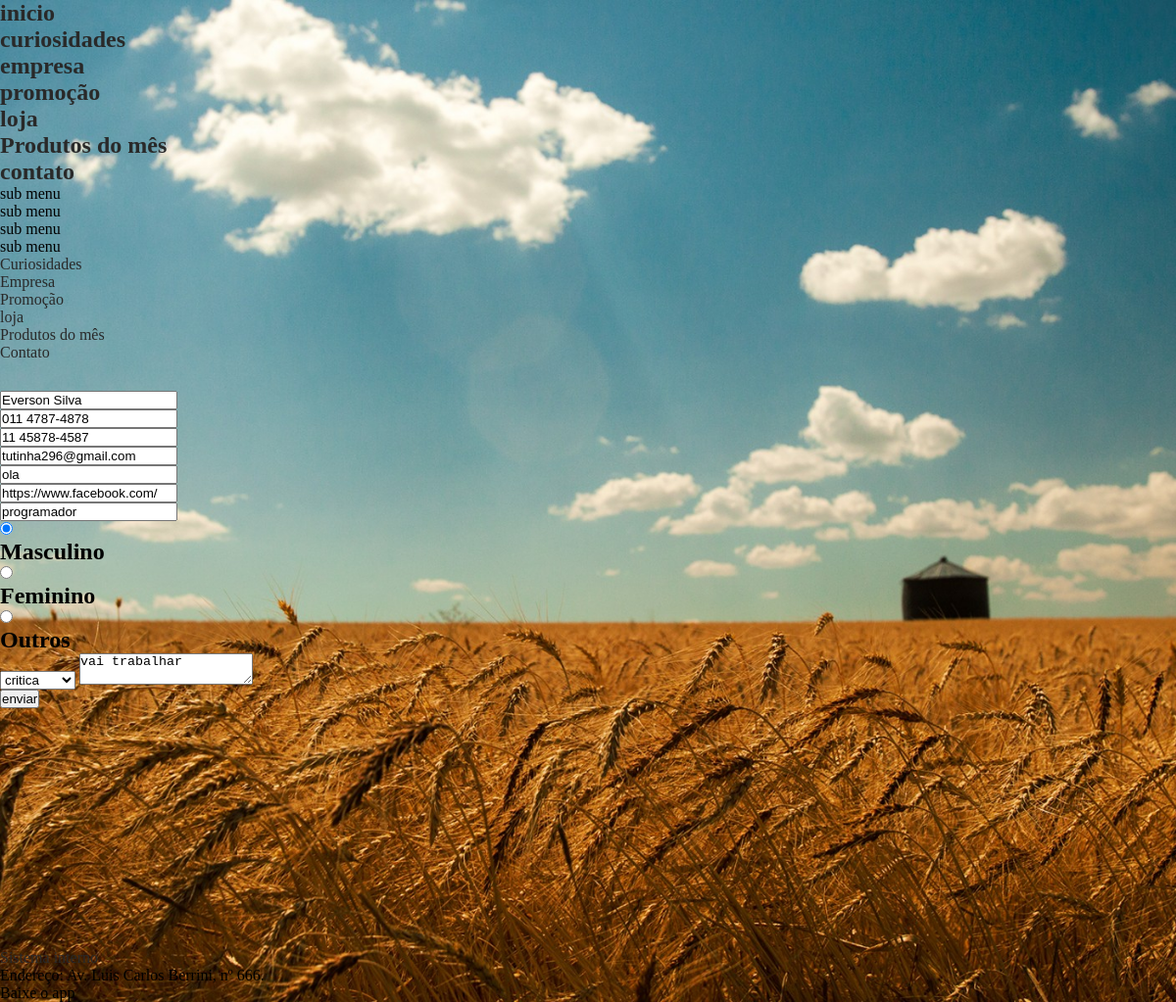
Page /contato.php?modo=editarContato&id=10 (signed in) on the committed database.
### tables this page shows
CREATE TABLE `tblcontatos` (
  `idContatos` int(11) NOT NULL AUTO_INCREMENT,
  `nome` varchar(100) NOT NULL,
  `telefone` varchar(17) NOT NULL,
  `celular` varchar(17) NOT NULL,
  `email` varchar(100) NOT NULL,
  `homePage` varchar(150) DEFAULT NULL,
  `facebook` varchar(100) DEFAULT NULL,
  `idSugestaoCritica` int(11) NOT NULL,
  `profissao` varchar(50) DEFAULT NULL,
  `sexo` varchar(1) DEFAULT NULL,
  `obs` text,
  PRIMARY KEY (`idContatos`),
  KEY `Fk_sujestao_contatos` (`idSugestaoCritica`),
  CONSTRAINT `Fk_sujestao_contatos` FOREIGN KEY (`idSugestaoCritica`) REFERENCES `tblsugestaocritica` (`idSugestaoCritica`)
);

CREATE TABLE `tblsugestaocritica` (
  `idSugestaoCritica` int(11) NOT NULL AUTO_INCREMENT,
  `sigla` varchar(2) NOT NULL,
  `tipo` varchar(20) NOT NULL,
  PRIMARY KEY (`idSugestaoCritica`)
);

### contato.php (the view, shortened to what this page needs)
<?php
    require_once('funcoes/funcoes.php');
    $conex = conexaoMysql();
    $nome = (string) null;
    $telefone = (string) null;
    $celular = (string) null;
    $email = (string) null;
    $homePage = null;
    $facebook = null;
    $profissao = (string) null;
    $sexo = (string) null;
    $obs = (string) null;
    $tipo = (string) null;
    $action = 'contato.php?modo=inserirContato';
if(isset($_GET['modo'])){
    if($_GET['modo'] == 'editarContato'){
        if(isset($_GET['id'])){
            $id= $_GET['id'];
            $sqlContato = "
                    select tblContatos.*, tblSugestaoCritica.tipo, tblSugestaoCritica.sigla
                    from tblContatos, tblSugestaoCritica
                    where tblSugestaoCritica.idSugestaoCritica = tblContatos.idSugestaoCritica
                    and tblContatos.idContatos =".$id;
            $selectDadosContato = mysqli_query($conex, $sqlContato);
            if($rsListaContato = mysqli_fetch_assoc($selectDadosContato)){
                $nome = $rsListaContato['nome'];
                $telefone = $rsListaContato['telefone'];
                $celular = $rsListaContato['celular'];
                $email = $rsListaContato['email'];
                $homePage = $rsListaContato['homePage'];
                $facebook = $rsListaContato['facebook'];
                $idSugestaoCritica = $rsListaContato['idSugestaoCritica'];
                $profissao = $rsListaContato['profissao'];
                $sexo = $rsListaContato['sexo'];
                $obs = $rsListaContato['obs'];
                $tipo = $rsListaContato['tipo'];
                $action = "BD/updateContato.php?modo=editarContato&id=".$rsListaContato['idContatos'];
            }
        }
    }
}
?>
<!doctype html>
<html lang="pt-br">
    <head>
        <link rel="stylesheet" type="text/css" href="css/style.css">
        <link rel="stylesheet" type="text/css" href="css/contato.css">
    </head>
    <body>
        <?php  echo(menu()); ?>
        <section>
            <div class="container">
                <div id="containerConteudo">
                    <div id="containerFormulario">
                        <form name="frmRequesitos" method="post" action="<?=$action?>">
                            <div class="confgTxtInput">
                                <input placeholder="Nome" name="txtnome" type="text" value="<?=$nome?>" data-type="texto">
                            </div>
                            <div class="confgTxtInput">
                                <input placeholder="telefone"  name="txttelefone" type="text" data-type="telefone" maxlength="15" value="<?=$telefone?>">
                            </div>
                            <div class="confgTxtInput">
                                <input placeholder="celular" data-type="celular" name="txtcelular" maxlength="15" type="text" value="<?=$celular?>">
                            </div>
                            <div class="confgTxtInput">
                                <input placeholder="email"  name="txtemail" type="text" value="<?=$email?>">
                            </div>
                            <div class="confgTxtInput">
                                <input placeholder="home page"  name="txthomepage" type="text" value="<?=$homePage?>">
                            </div>
                            <div class="confgTxtInput">
                                <input placeholder="facebook"  name="txtfaceboock" type="text" value="<?=$facebook?>">
                            </div>
                            <div class="confgTxtInput">
                                <input placeholder="profissao"  name="txtprofissao" type="text" value="<?=$profissao?>">
                            </div>
                            <div id="containerSexo">
                                <div class="configRadio">
                                    <input type="radio" value="M" name="rdoSexo" <?php echo $sexo == 'M' ? 'checked' : '' ?>><h2>Masculino</h2>
                                </div>
                                <div class="configRadio">
                                    <input type="radio" value="F" name="rdoSexo" <?php echo $sexo == 'F' ? 'checked' : '' ?>><h2>Feminino</h2>
                                </div>
                                <div class="configRadio">
                                    <input type="radio" value="O" name="rdoSexo" <?php echo $sexo == 'O' ? 'checked' : '' ?>><h2>Outros</h2>
                                </div>
                            </div>
                            <div id="configSelect">
                                <select name="sltOpcao">
                                   <?php
                                        if(isset($_GET['modo'])){
                                        if($_GET['modo'] == 'editarContato'){
                                    ?>
                                        <option value="<?=$idSugestaoCritica?>" selected><?=$tipo?></option>
                                    <?php
                                        }
                                        }else{
                                    ?>
                                        <option value="0" >selecione um item</option>
                                    <?php
                                        }
                                    ?>
                                 </select>
                                <textarea name="txtobs"><?=$obs?></textarea>
                            </div>
                            <div id="configbtn">
                                <input type="submit" name="btnEnviar" value="enviar">
                            </div>
                        </form>
                    </div>
                </div>
            </div>
        </section>
        <?php echo(rodaPe()); ?>
    </body>
</html>

### css/style.css (style rules this page uses)
* { margin: 0; padding: 0; text-decoration: none; list-style: none; }
body { background-color: #fff; background-image: url(../imagens/fundo/fundo1.jpg); background-position: center; background-repeat: no-repeat; background-size: cover; box-sizing: border-box; }
#containerConteudo { min-height: 600px; height: auto; width: 100%; padding-top: 30px; box-sizing: border-box; overflow: hidden; }
:root { --menuColor: #ff9900; --corPrimaria: #fcba03; --corSecundaria: #a19e97; --corTexto: #000; --black: #000; --white: #fff; --blackTransparent: rgba(0,0,0,0.6); }

### rows in the picture
tblcontatos: txtnome "Everson Silva", txttelefone "011 4787-4878", txtcelular "11 45878-4587", txtemail "tutinha296@gmail.com", txthomepage "ola", txtfaceboock "https://www.facebook.com/", txtprofissao "programador", sexo "☑", sltOpcao "critica", txtobs "vai trabalhar"
